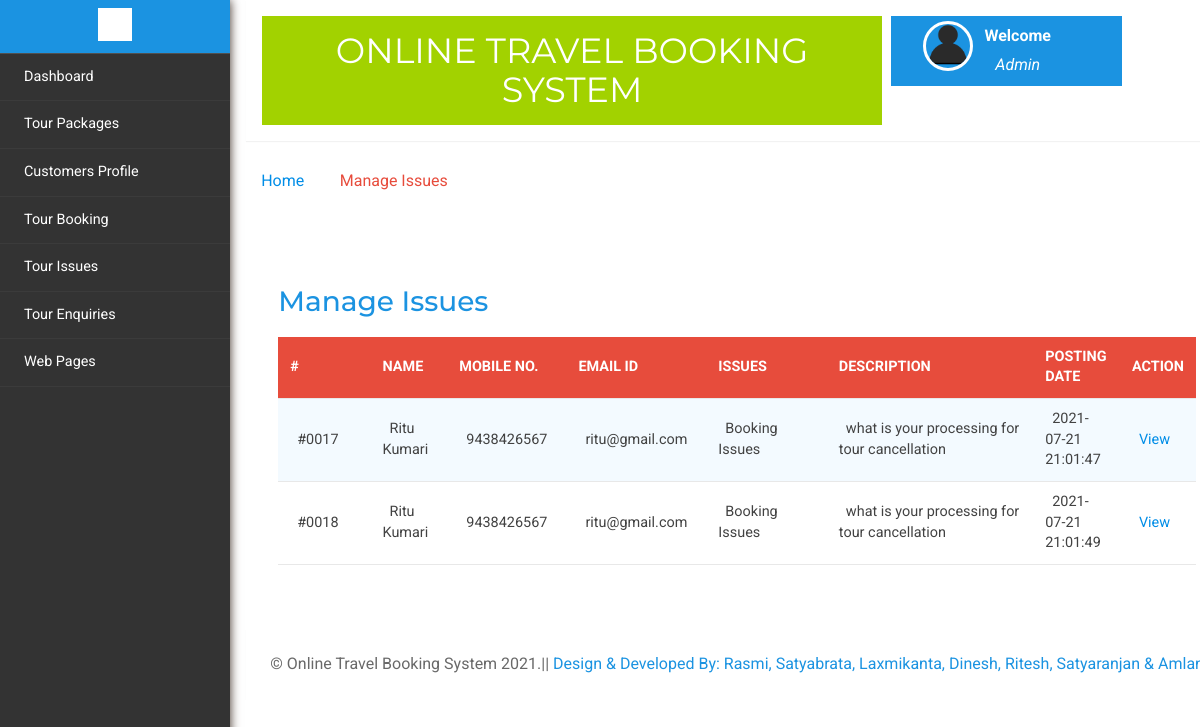
Screenshot of /manageissues.php (signed in) with the database file from the repository.
### tables this page shows
CREATE TABLE IF NOT EXISTS `tblissues` (
  `id` int(11) NOT NULL AUTO_INCREMENT,
  `UserEmail` varchar(100) DEFAULT NULL,
  `Issue` varchar(100) DEFAULT NULL,
  `Description` mediumtext,
  `PostingDate` timestamp NULL DEFAULT CURRENT_TIMESTAMP,
  `AdminRemark` mediumtext,
  `AdminremarkDate` timestamp NULL DEFAULT NULL,
  PRIMARY KEY (`id`)
);

CREATE TABLE IF NOT EXISTS `tblusers` (
  `id` int(11) NOT NULL AUTO_INCREMENT,
  `FullName` varchar(100) DEFAULT NULL,
  `MobileNumber` char(10) DEFAULT NULL,
  `EmailId` varchar(70) DEFAULT NULL,
  `Password` varchar(100) DEFAULT NULL,
  `RegDate` timestamp NULL DEFAULT CURRENT_TIMESTAMP,
  `UpdationDate` timestamp NULL DEFAULT NULL,
  PRIMARY KEY (`id`),
  KEY `EmailId` (`EmailId`),
  KEY `EmailId_2` (`EmailId`)
);

### manageissues.php (the view, shortened to what this page needs)
<?php
include('includes/config.php');
if(strlen($_SESSION['alogin'])==0)
	{
header('location:index.php');
}
else{
	?>
<!DOCTYPE HTML>
<html>
<head>
<link href="css/bootstrap.min.css" rel='stylesheet' type='text/css' />
<link href="css/style.css" rel='stylesheet' type='text/css' />
<link rel="stylesheet" href="css/morris.css" type="text/css"/>
<link href="css/font-awesome.css" rel="stylesheet">
<link rel="stylesheet" type="text/css" href="css/table-style.css" />
<link rel="stylesheet" type="text/css" href="css/basictable.css" />
<link rel="stylesheet" href="css/icon-font.min.css" type='text/css' />
</head>
<body>
   <div class="page-container">
<div class="left-content">
	   <div class="mother-grid-inner">
				<?php include('includes/header.php');?>
				</div>
<ol class="breadcrumb">
                <li class="breadcrumb-item"><a href="index.html">Home</a><i class="fa fa-angle-right"></i>Manage Issues</li>
            </ol>
<div class="agile-grids">
				<div class="agile-tables">
					<div class="w3l-table-info">
					  <h2>Manage Issues</h2>
					    <table id="table">
						<thead>
						  <tr>
						  <th>#</th>
							<th>Name</th>
							<th>Mobile No.</th>
							<th>Email Id</th>
							<th>Issues </th>
							<th>Description </th>
							<th>Posting date </th>
							<th>Action </th>
						  </tr>
						</thead>
						<tbody>
<?php $sql = "SELECT tblissues.id as id,tblusers.FullName as fname,tblusers.MobileNumber as mnumber,tblusers.EmailId as email,tblissues.Issue as issue,tblissues.Description as Description,tblissues.PostingDate as PostingDate from tblissues join tblusers on tblusers.EmailId=tblissues.UserEmail";
$query = $dbh -> prepare($sql);
$query->execute();
$results=$query->fetchAll(PDO::FETCH_OBJ);
if($query->rowCount() > 0)
{
foreach($results as $result)
{				?>
						  <tr>
							<td width="120">#00<?php echo htmlentities($result->id);?></td>
							<td width="50"><?php echo htmlentities($result->fname);?></td>
								<td width="50"><?php echo htmlentities($result->mnumber);?></td>
							<td width="50"><?php echo htmlentities($result->email);?></td>
							<td width="200"><?php echo htmlentities($result->issue);?></a></td>
							<td width="400"><?php echo htmlentities($result->Description);?></td>
								<td width="50"><?php echo htmlentities($result->PostingDate);?></td>
<td><a href="javascript:void(0);" onClick="popUpWindow('updateissue.php?iid=<?php echo ($result->id);?>');">View </a>
</td>
</tr>
						 <?php } }?>
						</tbody>
					  </table>
					</div>
			</div>
<?php include('includes/footer.php');?>
</div>
</div>
						<?php include('includes/sidebarmenu.php');?>
							</div>
</body>
</html>
<?php } ?>

### css/table-style.css (style rules this page uses)
table { background: white; border-collapse: collapse; margin: 1.25em 0 0; width: 100%; }
table tr, table th, table td { border: none; border-bottom: 1px solid #e8e8e8; font-size: .95em; }
table th, table td { padding: 10px 12px; text-align: left; }
table th { background: #e74c3c; color: #fff; text-transform: uppercase; }
table tr td { background: #f3faff; color: #424242; }
table tr:nth-of-type(2n+2) td { background: #ffffff; }
table { width: 100%; }

### rows the page displays
tblissues: id "17", tblusers.FullName "Ritu Kumari", tblusers.MobileNumber "9438426567", tblusers.EmailId "ritu@gmail.com", Issue "Booking Issues", Description "what is your processing for tour cancellation", PostingDate "2021-07-21 21:01:47"
tblissues: id "18", tblusers.FullName "Ritu Kumari", tblusers.MobileNumber "9438426567", tblusers.EmailId "ritu@gmail.com", Issue "Booking Issues", Description "what is your processing for tour cancellation", PostingDate "2021-07-21 21:01:49"
